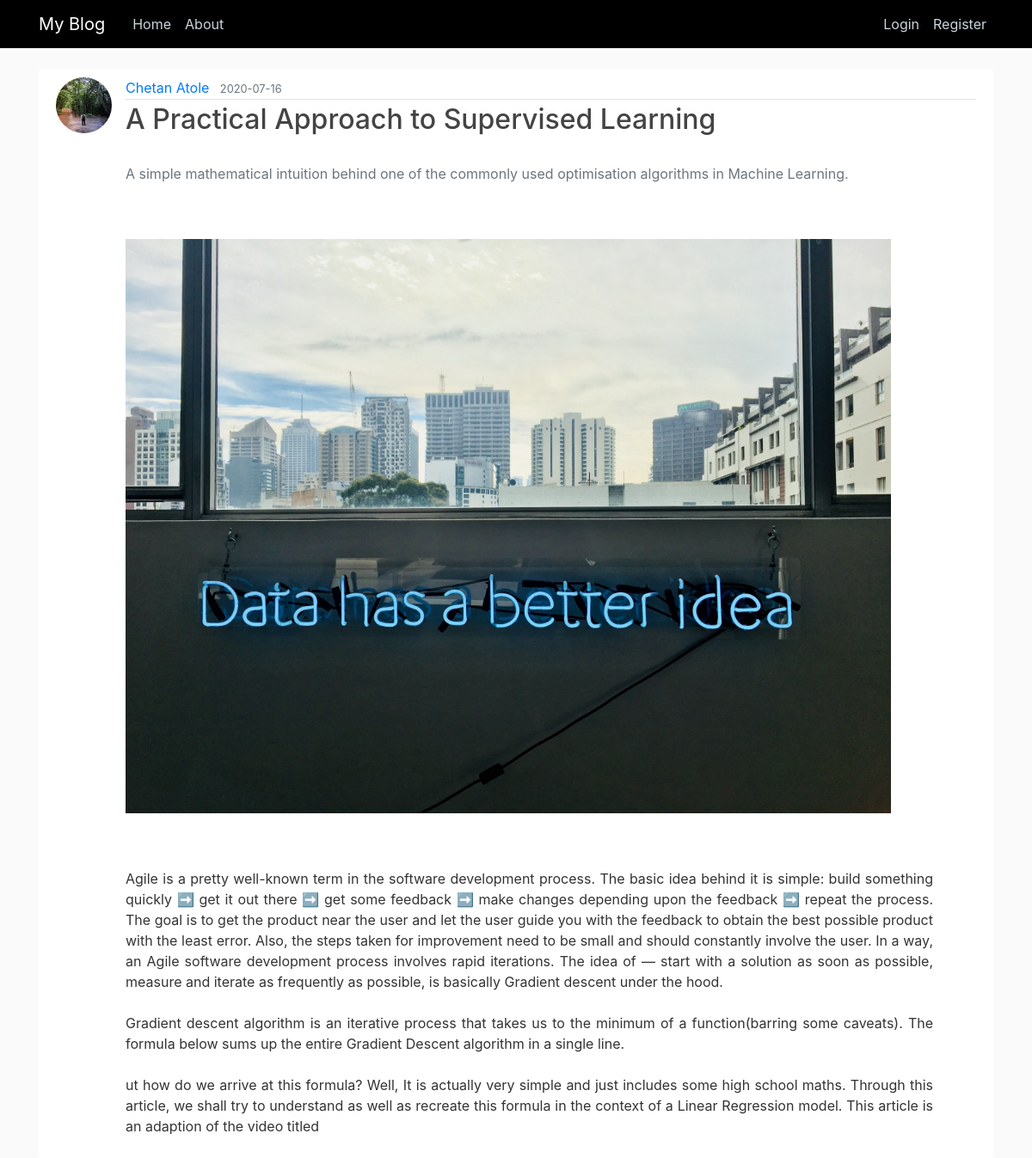
Screenshot of /viewpost/4 with the database file from the repository.
### tables this page shows
CREATE TABLE user( 
    id integer primary key autoincrement,
    username varchar(120) not null unique,
    email varchar(255) not null unique,
    passwordval varchar(255) not null,
    image_file varchar(255) not null default 'default.jpg'
);

CREATE TABLE post(
    id integer primary key autoincrement,
    title varchar(255) not null,
    intro varchar(1000) not null,
    image_file varchar(255), 
    date_posted datetime default current_timestamp,
    content varchar(1000) not null,
    user_id integer ,
    foreign key(user_id) references user(id)
);

### app.py (the view)
@app.route('/viewpost/<int:postid>')
def viewpost(postid):
    con=get_connection()
    cur=con.cursor()
    cur.execute('select user.id,user.username,user.image_file,post.title,post.intro,post.content,post.date_posted,post.image_file,post.id from user inner join post on user.id=post.user_id where post.id=?',(postid,))
    rows=cur.fetchall()
    post={}
    for row in rows:
        post['user_id']=row[0]
        post['author']=row[1]
        post['profile_pic']=row[2]
        post['title']=row[3]
        post['intro']=row[4]
        post['content']=row[5]
        post['date_posted']=row[6].split()[0]
        post['post_image']=row[7]
        post['id']=row[8]
    flag=False
    if 'id' in session and session['id']==post['user_id']:
        flag=True
    return render_template('viewpost.html',post=post,flag=flag)

### app.py (called while the page is built)
def get_connection():
    f=os.path.isfile("blog.db")
    con=sqlite3.connect("blog.db")
    if not f:
        cur=con.cursor()
        with open("schema.sql","r") as file:
            cur.executescript(file.read())
        con.commit()
    return con

### templates/viewpost.html (shortened to what this page needs)
{% extends 'layout.html' %}
{% block content %}
            <article class="media content-section border-0">
                <img class='rounded-circle article-img' src="{{ url_for('static',filename='profile_pics/' +  post.profile_pic ) }}">
                <div class="media-body">
                <div class="article-metadata">
                    <a class="mr-2" href="#">{{ post.author }}</a>
                    <small class="text-muted">{{ post.date_posted }}</small>
                </div>
                <h2 class="article-title">{{ post.title }}</h2><br>
                <p class="article-content text-muted content">{{ post.intro }}</p><br><br>
                <p class="article-content "><img src="{{ url_for('static',filename='content_images/' +  post.post_image ) }} " width=90%></p>
                <br><br>
                <p class="article-content text-justify content" width=100%>{{ post.content }}</p>
                </div>
            </article>
{% endblock content %}

### static/css/main.css (style rules this page uses)
body { background: #fafafa; color: #333333; margin-top: 5rem; }
h1, h2, h3, h4, h5, h6 { color: #444444; }
.content-section { background: #ffffff; padding: 10px 20px; border: 1px solid #dddddd; border-radius: 3px; margin-bottom: 20px; }
.article-title { color: #444444; }
.article-content { white-space: pre-line; }
.article-img { height: 65px; width: 65px; margin-right: 16px; }
.article-metadata { padding-bottom: 1px; margin-bottom: 4px; border-bottom: 1px solid #e3e3e3 }
.content { margin-right:50px }

### rows the page displays
user: image_file (picture), author "Chetan Atole"
post: date_posted "2020-07-16", title "A Practical Approach to Supervised Learning", intro "A simple mathematical intuition behind one of the commonly used optimisation algorithms in Machine Learning.", image_file (picture), content "Agile is a pretty well-known term in the software development process. The basic idea behind it is simple: build something quickly ➡️ get it out there ➡️ get some feedback ➡️ make changes depending upon the feedback ➡️ repeat the process. The goal is to get the product near the user and let the user guide you with the feedback to obtain the best possible product with the least error. Also, the steps taken for improvement need to be small and should constantly involve the user. In a way, an Agile software development process involves rapid iterations. The idea of — start with a solution as soon as possible, measure and iterate as frequently as possible, is basically Gradient descent under…"
